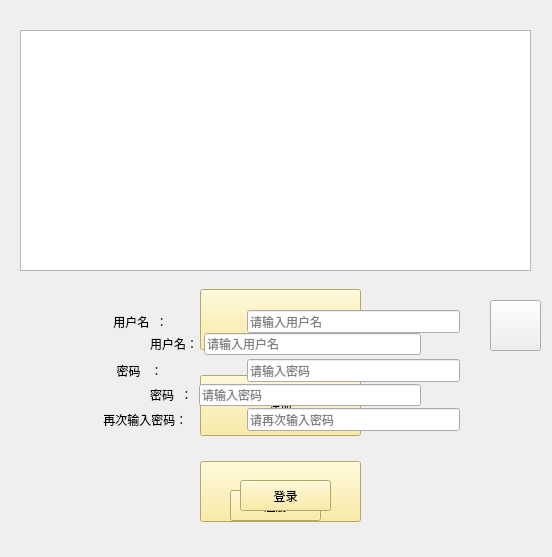
<?xml version="1.0" encoding="UTF-8"?>
<ui version="4.0">
 <class>login_widget</class>
 <widget class="QWidget" name="login_widget">
  <property name="geometry">
   <rect>
    <x>0</x>
    <y>0</y>
    <width>552</width>
    <height>557</height>
   </rect>
  </property>
  <property name="windowTitle">
   <string>Login</string>
  </property>
  <widget class="QWidget" name="main_widget" native="true">
   <property name="geometry">
    <rect>
     <x>130</x>
     <y>250</y>
     <width>311</width>
     <height>291</height>
    </rect>
   </property>
   <widget class="QWidget" name="verticalLayoutWidget">
    <property name="geometry">
     <rect>
      <x>70</x>
      <y>20</y>
      <width>161</width>
      <height>271</height>
     </rect>
    </property>
    <layout class="QVBoxLayout" name="verticalLayout">
     <item>
      <widget class="QPushButton" name="login_button">
       <property name="minimumSize">
        <size>
         <width>111</width>
         <height>61</height>
        </size>
       </property>
       <property name="styleSheet">
        <string notr="true">background-color: rgb(250, 233, 143);</string>
       </property>
       <property name="text">
        <string>登录</string>
       </property>
      </widget>
     </item>
     <item>
      <widget class="QPushButton" name="register_button">
       <property name="minimumSize">
        <size>
         <width>111</width>
         <height>61</height>
        </size>
       </property>
       <property name="styleSheet">
        <string notr="true">background-color: rgb(250, 233, 143);</string>
       </property>
       <property name="text">
        <string>注册</string>
       </property>
      </widget>
     </item>
     <item>
      <widget class="QPushButton" name="exit_button">
       <property name="minimumSize">
        <size>
         <width>111</width>
         <height>61</height>
        </size>
       </property>
       <property name="styleSheet">
        <string notr="true">background-color: rgb(250, 233, 143);</string>
       </property>
       <property name="text">
        <string>退出</string>
       </property>
      </widget>
     </item>
    </layout>
   </widget>
  </widget>
  <widget class="QGraphicsView" name="graphicsView">
   <property name="geometry">
    <rect>
     <x>20</x>
     <y>30</y>
     <width>511</width>
     <height>241</height>
    </rect>
   </property>
   <property name="styleSheet">
    <string notr="true">border-image: url(:/title_generate.jpg);</string>
   </property>
  </widget>
  <widget class="QWidget" name="user_register" native="true">
   <property name="geometry">
    <rect>
     <x>90</x>
     <y>260</y>
     <width>391</width>
     <height>291</height>
    </rect>
   </property>
   <widget class="QWidget" name="layoutWidget_2">
    <property name="geometry">
     <rect>
      <x>10</x>
      <y>30</y>
      <width>360</width>
      <height>161</height>
     </rect>
    </property>
    <layout class="QVBoxLayout" name="user_form_2">
     <item>
      <layout class="QHBoxLayout" name="horizontalLayout_3">
       <item>
        <widget class="QLabel" name="id_2">
         <property name="text">
          <string>    用户名  ：</string>
         </property>
        </widget>
       </item>
       <item>
        <widget class="QLineEdit" name="register_id">
         <property name="minimumSize">
          <size>
           <width>213</width>
           <height>23</height>
          </size>
         </property>
         <property name="maximumSize">
          <size>
           <width>213</width>
           <height>23</height>
          </size>
         </property>
         <property name="inputMethodHints">
          <set>Qt::ImhNone</set>
         </property>
         <property name="inputMask">
          <string/>
         </property>
         <property name="text">
          <string/>
         </property>
         <property name="placeholderText">
          <string>请输入用户名</string>
         </property>
         <property name="cursorMoveStyle">
          <enum>Qt::LogicalMoveStyle</enum>
         </property>
        </widget>
       </item>
      </layout>
     </item>
     <item>
      <layout class="QHBoxLayout" name="horizontalLayout_6">
       <item>
        <widget class="QLabel" name="password_2">
         <property name="text">
          <string>     密码   ：</string>
         </property>
        </widget>
       </item>
       <item>
        <widget class="QLineEdit" name="register_password">
         <property name="minimumSize">
          <size>
           <width>213</width>
           <height>23</height>
          </size>
         </property>
         <property name="maximumSize">
          <size>
           <width>213</width>
           <height>23</height>
          </size>
         </property>
         <property name="inputMethodHints">
          <set>Qt::ImhHiddenText|Qt::ImhNoAutoUppercase|Qt::ImhNoPredictiveText|Qt::ImhSensitiveData</set>
         </property>
         <property name="inputMask">
          <string/>
         </property>
         <property name="text">
          <string/>
         </property>
         <property name="echoMode">
          <enum>QLineEdit::Password</enum>
         </property>
         <property name="placeholderText">
          <string>请输入密码</string>
         </property>
         <property name="cursorMoveStyle">
          <enum>Qt::LogicalMoveStyle</enum>
         </property>
        </widget>
       </item>
      </layout>
     </item>
     <item>
      <layout class="QHBoxLayout" name="horizontalLayout_7">
       <item>
        <widget class="QLabel" name="password_3">
         <property name="text">
          <string> 再次输入密码：</string>
         </property>
        </widget>
       </item>
       <item>
        <widget class="QLineEdit" name="confirm_password">
         <property name="minimumSize">
          <size>
           <width>213</width>
           <height>23</height>
          </size>
         </property>
         <property name="maximumSize">
          <size>
           <width>213</width>
           <height>23</height>
          </size>
         </property>
         <property name="inputMethodHints">
          <set>Qt::ImhHiddenText|Qt::ImhNoAutoUppercase|Qt::ImhNoPredictiveText|Qt::ImhSensitiveData</set>
         </property>
         <property name="inputMask">
          <string/>
         </property>
         <property name="text">
          <string/>
         </property>
         <property name="echoMode">
          <enum>QLineEdit::Password</enum>
         </property>
         <property name="placeholderText">
          <string>请再次输入密码</string>
         </property>
         <property name="cursorMoveStyle">
          <enum>Qt::LogicalMoveStyle</enum>
         </property>
        </widget>
       </item>
      </layout>
     </item>
    </layout>
   </widget>
   <widget class="QPushButton" name="submit_register">
    <property name="geometry">
     <rect>
      <x>140</x>
      <y>230</y>
      <width>91</width>
      <height>31</height>
     </rect>
    </property>
    <property name="styleSheet">
     <string notr="true">background-color: rgb(250, 233, 143);</string>
    </property>
    <property name="text">
     <string>注册</string>
    </property>
   </widget>
  </widget>
  <widget class="QPushButton" name="back_button">
   <property name="geometry">
    <rect>
     <x>490</x>
     <y>300</y>
     <width>51</width>
     <height>51</height>
    </rect>
   </property>
   <property name="styleSheet">
    <string notr="true">border-image: url(:/back.jpg);
</string>
   </property>
   <property name="text">
    <string/>
   </property>
  </widget>
  <widget class="QWidget" name="user_login" native="true">
   <property name="enabled">
    <bool>true</bool>
   </property>
   <property name="geometry">
    <rect>
     <x>100</x>
     <y>270</y>
     <width>351</width>
     <height>261</height>
    </rect>
   </property>
   <widget class="QWidget" name="layoutWidget">
    <property name="geometry">
     <rect>
      <x>50</x>
      <y>40</y>
      <width>271</width>
      <height>119</height>
     </rect>
    </property>
    <layout class="QVBoxLayout" name="user_form">
     <item>
      <layout class="QHBoxLayout" name="horizontalLayout">
       <item>
        <widget class="QLabel" name="id">
         <property name="text">
          <string>用户名：</string>
         </property>
        </widget>
       </item>
       <item>
        <widget class="QLineEdit" name="user_id">
         <property name="inputMethodHints">
          <set>Qt::ImhNone</set>
         </property>
         <property name="inputMask">
          <string/>
         </property>
         <property name="text">
          <string/>
         </property>
         <property name="placeholderText">
          <string>请输入用户名</string>
         </property>
         <property name="cursorMoveStyle">
          <enum>Qt::LogicalMoveStyle</enum>
         </property>
        </widget>
       </item>
      </layout>
     </item>
     <item>
      <layout class="QHBoxLayout" name="horizontalLayout_2">
       <item>
        <widget class="QLabel" name="password">
         <property name="text">
          <string>密码  ：</string>
         </property>
        </widget>
       </item>
       <item>
        <widget class="QLineEdit" name="user_password">
         <property name="contextMenuPolicy">
          <enum>Qt::DefaultContextMenu</enum>
         </property>
         <property name="inputMethodHints">
          <set>Qt::ImhHiddenText|Qt::ImhNoAutoUppercase|Qt::ImhNoPredictiveText|Qt::ImhSensitiveData</set>
         </property>
         <property name="text">
          <string/>
         </property>
         <property name="echoMode">
          <enum>QLineEdit::Password</enum>
         </property>
         <property name="placeholderText">
          <string>请输入密码</string>
         </property>
        </widget>
       </item>
      </layout>
     </item>
    </layout>
   </widget>
   <widget class="QPushButton" name="submit_login">
    <property name="geometry">
     <rect>
      <x>140</x>
      <y>210</y>
      <width>91</width>
      <height>31</height>
     </rect>
    </property>
    <property name="styleSheet">
     <string notr="true">background-color: rgb(250, 233, 143);</string>
    </property>
    <property name="text">
     <string>登录</string>
    </property>
   </widget>
  </widget>
 </widget>
 <resources/>
 <connections/>
</ui>
